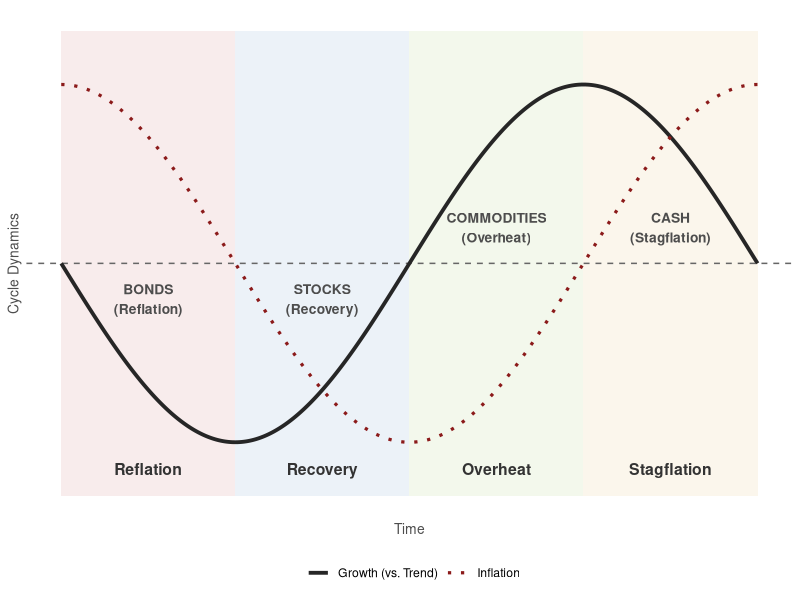

Reproduce this figure in R.
## ---- chunk 1
#| echo: false
#| label: fig-investment-clock-theory
#| fig-cap: "The Theoretical Economic Cycle: Output Gap and Inflation. Source: Greetham & Hartnett, Merrill Lynch (2004)."
#| fig-align: center
#| out-width: "90%"

library(ggplot2)

t <- seq(0, 2 * pi, length.out = 1000)
growth <- -sin(t)      # Output gap relative to trend
inflation <- cos(t)    # Lagging inflation curve

df <- data.frame(t = t, growth = growth, inflation = inflation)

ggplot(df, aes(x = t)) +
  # Shaded phase bands
  annotate("rect", xmin = 0, xmax = pi/2, ymin = -1.3, ymax = 1.3,
           fill = "#e0a8a8", alpha = 0.22) + # Reflation
  annotate("rect", xmin = pi/2, xmax = pi, ymin = -1.3, ymax = 1.3,
           fill = "#a8c5e0", alpha = 0.22) + # Recovery
  annotate("rect", xmin = pi, xmax = 3*pi/2, ymin = -1.3, ymax = 1.3,
           fill = "#c9e0a8", alpha = 0.22) + # Overheat
  annotate("rect", xmin = 3*pi/2, xmax = 2*pi, ymin = -1.3, ymax = 1.3,
           fill = "#f0d9a8", alpha = 0.22) + # Stagflation
  
  # Trend line
  geom_hline(yintercept = 0, color = "grey40", linewidth = 0.5, linetype = "dashed") +
  
  # Curves
  geom_line(aes(y = growth, color = "Growth (vs. Trend)"), linewidth = 1.3) +
  geom_line(aes(y = inflation, color = "Inflation"), linewidth = 1.1, linetype = "dotted") +
  
  # Asset class annotations matching the paper
  annotate("text", x = pi/4, y = -0.2, label = "BONDS\n(Reflation)", 
           fontface = "bold", size = 3.5, color = "grey30") +
  annotate("text", x = 3*pi/4, y = -0.2, label = "STOCKS\n(Recovery)", 
           fontface = "bold", size = 3.5, color = "grey30") +
  annotate("text", x = 5*pi/4, y = 0.2, label = "COMMODITIES\n(Overheat)", 
           fontface = "bold", size = 3.5, color = "grey30") +
  annotate("text", x = 7*pi/4, y = 0.2, label = "CASH\n(Stagflation)", 
           fontface = "bold", size = 3.5, color = "grey30") +

  # Phase labels at the bottom
  annotate("text", x = pi/4, y = -1.15, label = "Reflation",
           fontface = "bold", size = 4, color = "grey20") +
  annotate("text", x = 3*pi/4, y = -1.15, label = "Recovery",
           fontface = "bold", size = 4, color = "grey20") +
  annotate("text", x = 5*pi/4, y = -1.15, label = "Overheat",
           fontface = "bold", size = 4, color = "grey20") +
  annotate("text", x = 7*pi/4, y = -1.15, label = "Stagflation",
           fontface = "bold", size = 4, color = "grey20") +

  scale_color_manual(name = "", values = c("Growth (vs. Trend)" = "grey15", "Inflation" = "firebrick4")) +
  labs(x = "Time", y = "Cycle Dynamics") +
  coord_cartesian(ylim = c(-1.3, 1.3)) +
  scale_x_continuous(breaks = NULL, labels = NULL) +
  scale_y_continuous(breaks = NULL, labels = NULL) +
  theme_minimal() +
  theme(
    panel.grid = element_blank(),
    axis.title = element_text(size = 10, color = "grey30"),
    axis.text = element_blank(),
    axis.ticks = element_blank(),
    legend.position = "bottom"
  )
